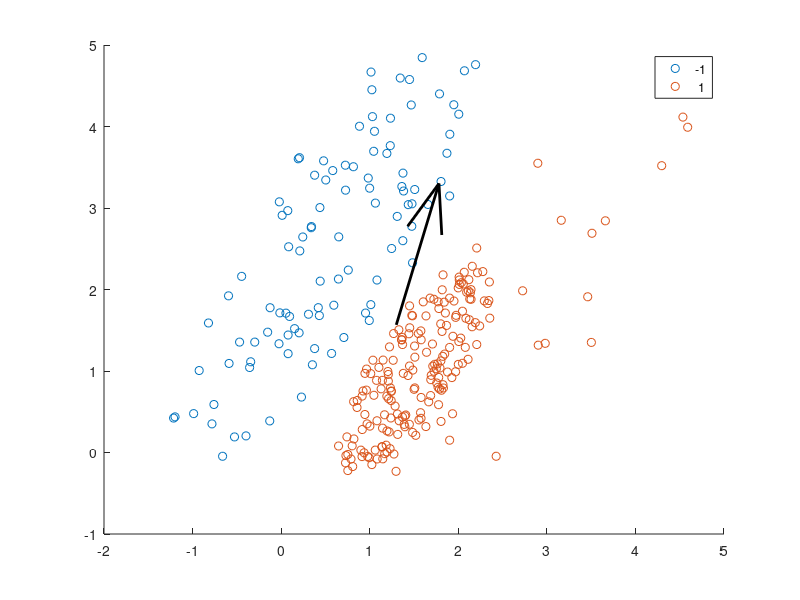

Recreate this plot in MATLAB.
% Script for CISC271, Fall 2022, Week #8
% Load data and perform PCA
load Xe.txt;
load ye.txt;

% Means and PCA
Xem  = mean(Xe);
Qe = pca(Xe);

% PCA main axis
Qpca = Qe(:,1)

% Plot the data and PCA axis
gscatter(Xe(:,1),Xe(:,2),ye);
hold on;
quiver(Xem(1), Xem(2), 2*Qpca(1), 2*Qpca(2),...
'color', 'k', 'LineWidth', 2);
hold off;
